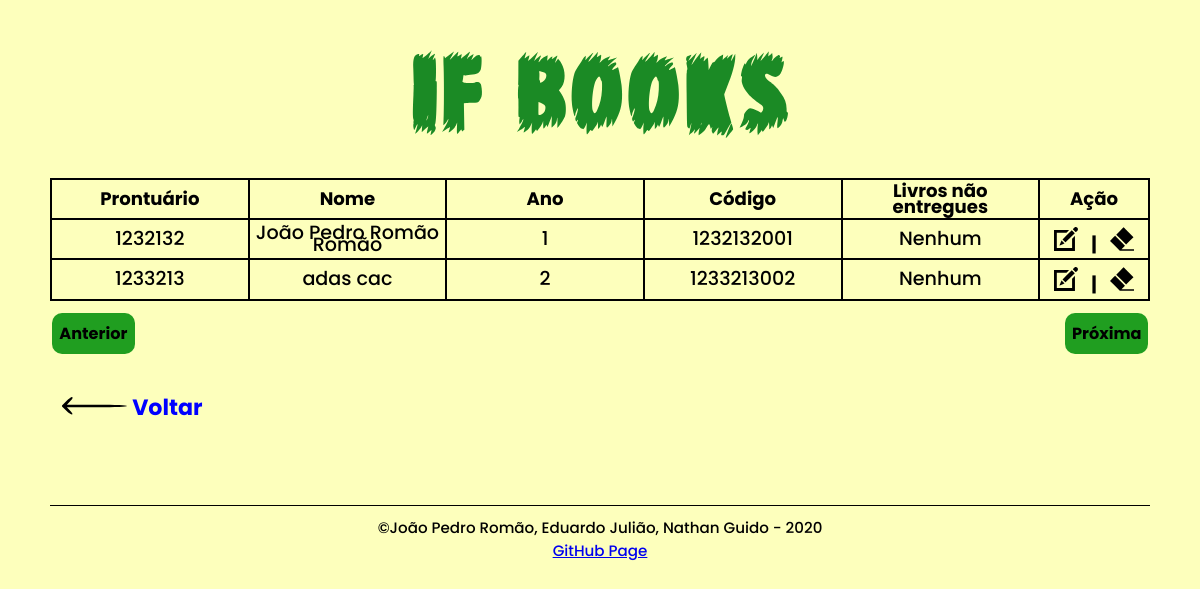
The page /Pages/ListaAluno/index.php (signed in) on the database its author committed.
### tables this page shows
CREATE TABLE `alunos` (
  `id` int(11) NOT NULL,
  `prontuario` char(7) NOT NULL,
  `nome` varchar(80) NOT NULL,
  `ano` int(1) NOT NULL,
  `codigo` varchar(200) NOT NULL,
  `turma` set('Informática','Mecânica') NOT NULL,
  `livros_faltando` varchar(255) NOT NULL
);

### Pages/ListaAluno/index.php (the view, shortened to what this page needs)
<?php
    $page = 1;
    $inicio = $page - 1;
    $inicio = $inicio * $page;
    include("../templates/header.php");
?>
<main id="main">
    <div class="table">
        <table>
            <thead>
                <th>Prontuário</th>
                <th class='nome-td'>Nome</th>
                <th>Ano</th>
                <th>Código</th>
                <?php
                    if(isset($_SESSION['admin']) && $_SESSION["admin"]){
                        echo
                        "
                            <th>Livros não entregues</th>
                            <th class='action-td'>Ação</th>
                        ";
                    }
                ?>
            </thead>
            <tbody>
                <?php
                    include_once("../../connection.php");
                    $sql = "SELECT
                                alunos.prontuario,
                                alunos.nome,
                                alunos.ano,
                                alunos.codigo,
                                alunos.livros_faltando
                                FROM alunos LIMIT $inicio, 5;
                            ";
                    foreach($pdo->query($sql) as $row){
                ?>
                        <tr>
                            <td>
                                <?php
                                    echo $row['prontuario'];
                                ?>
                            </td>
                            <td>
                                <?php
                                    echo $row['nome'];
                                ?>
                            </td>
                            <td>
                                <?php
                                    echo $row['ano'];
                                ?>
                            </td>
                            <td>
                                <?php
                                    echo $row['codigo'];
                                ?>
                            </td>
                            <?php
                                if(isset($_SESSION['admin']) && $_SESSION["admin"]){
                                    echo
                                    "
                                        <td>
                                                $row[livros_faltando]
                                        </td>
                                        <td class='action-td'>
                                            <button class='btn-action btn-edit'>
                                                <img
                                                    src='../../assets/icons/editIcon.svg'
                                                    alt='Ícone botão de editar'
                                                />
                                            </button><strong> | </strong>
                                            <button class='btn-action btn-remove'>
                                                <img
                                                    src='../../assets/icons/removeIcon.svg'
                                                    alt='Ícone botão de excluir'
                                                />
                                            </button>
                                        </td>
                                    ";
                                }
                            ?>
                        </tr>
                <?php
                    }
                ?>
            </tbody>
        </table>
        <a
            class="btn previous-btn"
            href="http://localhost/TCC/Pages/ListaAluno<?php
                ?>"
        >
            Anterior
        </a>
        <a
            class="btn next-btn"
            href="http://localhost/TCC/Pages/ListaAluno?page=<?php
                    if(isset($_GET["page"])){
                        $page = $_GET["page"];
                    }
                    else{
                        $page=1;
                    }
                    $page++;
                    echo $page;
                ?>"
        >
            Próxima
        </a>
    </div>
    <a class="link-btn" href="http://localhost/TCC/">
        <img src="http://localhost/TCC/assets/icons/back.svg" alt="Voltar"/>
            Voltar
    </a>
</main>
<?php
    include("../templates/footer.php");
?>

### assets/styles/global.css (style rules this page uses)
:root { --color-background: #fdff9dad; --color-primary-lighter: #17eb17; --color-primary-light: #27ca27; --color-primary: #209e20; --color-primary-dark: #1a801a; --color-primary-darker: #185a18; --color-secondary: #1d864c; --color-secondary-dark: #0e3d23; --color-secondary-darker: #0b3b21; --color-title-in-primary: #0000ff; --color-title-in-secondary: #63642ead; --color-title-in-secondary-dark: #43441cad; --color-text-in-primary: #000000; --color-text-title: #32264D; --color-text-complement: #9C98A6; --color-text-base: #6A6180; --color-line-in-white: #E6E6F0; --color-input-background: #F8F8FC; --color-button-text: #FFFFFF; --color-box-base: #57AE57; --color-box-base-dark: #649624; --color-box-footer: #FAFAFC; font-size: 60%; }
main { width: 100%; grid-area: main; }
* { margin: 0; padding: 0; box-sizing: border-box; }
html, body, #root { height: 100vh; }
body { background: var(--color-background); }
body, input, button, textarea { font: 500 1.6rem Poppins; color: var(--color-text-base); }
@media (min-width: 700px) { :root { font-size: 63%; } }

### assets/styles/listStudent.css (style rules this page uses)
.table { width: 100%; }
table { width: 100%; }
table, th, td { border: 2px solid black; border-collapse: collapse; }
td, th { margin: 0; height: 4rem; width: 18%; text-align: center; }
#main-div main a.link-btn { color: var(--color-title-in-primary); text-decoration: none; font-weight: bold; font-size: 2.2rem; margin-left: 1.2rem; }

### assets/styles/table.css (style rules this page uses)
.table { display: block; position: relative; margin-bottom: 9rem; width: 100%; }
th { padding: 0.2rem; line-height: 1.6rem; font-size: 1.6rem; }
td { line-height: 1.2rem; font-size: 1.5rem; padding: 0.386rem; }
.action-td { padding: 0; min-width: 100px; }
.btn { display: flex; align-items: center; justify-content: center; width: 8.2rem; margin-top: 1.2rem; padding: 0.8rem; cursor: pointer; color: #000; font-weight: bold; border: none; border-radius: 1rem; text-decoration: none; background: var(--color-primary); transition: 0.5s; }
.next-btn { position: absolute; right: 2px; }
.previous-btn { position: absolute; left: 2px; }
.btn-action { cursor: pointer; border: none; border-radius: 1rem; width: 42px; height: 30px; padding: 0.3rem; background-color: transparent; }
.btn-action img { width: 100%; height: 100%; }
.nome-td { min-width: 92px; }
@media (min-width: 700px) { th { font-size: 1.8rem; } }
@media (min-width: 700px) { td { font-size: 1.65rem; } }
@media (min-width: 1030px) { td { font-size: 1.9rem; } }

### rows shown on the page
alunos: prontuario "1232132", nome "João Pedro Romão Romão", ano "1", codigo "1232132001", livros_faltando "Nenhum"
alunos: prontuario "1233213", nome "adas cac", ano "2", codigo "1233213002", livros_faltando "Nenhum"
